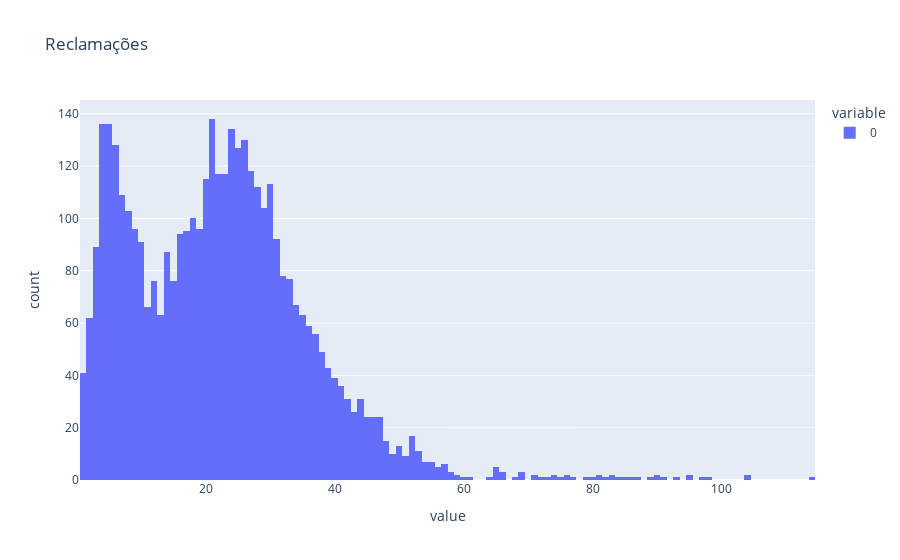

Notebook code for this chart:
### Markdown cell above
# Reclamações

### Code cell
import plotly.express as px

fig = px.histogram(df.groupby('Date received').size(), title='Reclamações', nbins=114)
fig.show()

### Figure 1 — Plotly figure (JSON) as saved in the notebook; plotly's stock layout.template omitted (floating-point values rounded to 4 significant figures; data arrays with more than 128 entries replaced by an {"elided": "..."} marker saying what was removed)
{"data": [{"alignmentgroup": "True", "bingroup": "x", "hovertemplate": "variable=0<br>value=%{x}<br>count=%{y}<extra></extra>", "legendgroup": "0", "marker": {"color": "#636efa", "pattern": {"shape": ""}}, "name": "0", "nbinsx": 114, "offsetgroup": "0", "orientation": "v", "showlegend": true, "type": "histogram", "x": {"elided": "4041 int values"}, "xaxis": "x", "yaxis": "y"}], "layout": {"barmode": "relative", "legend": {"title": {"text": "variable"}, "tracegroupgap": 0}, "title": {"text": "Reclamações"}, "xaxis": {"anchor": "y", "domain": [0, 1], "title": {"text": "value"}}, "yaxis": {"anchor": "x", "domain": [0, 1], "title": {"text": "count"}}}}
